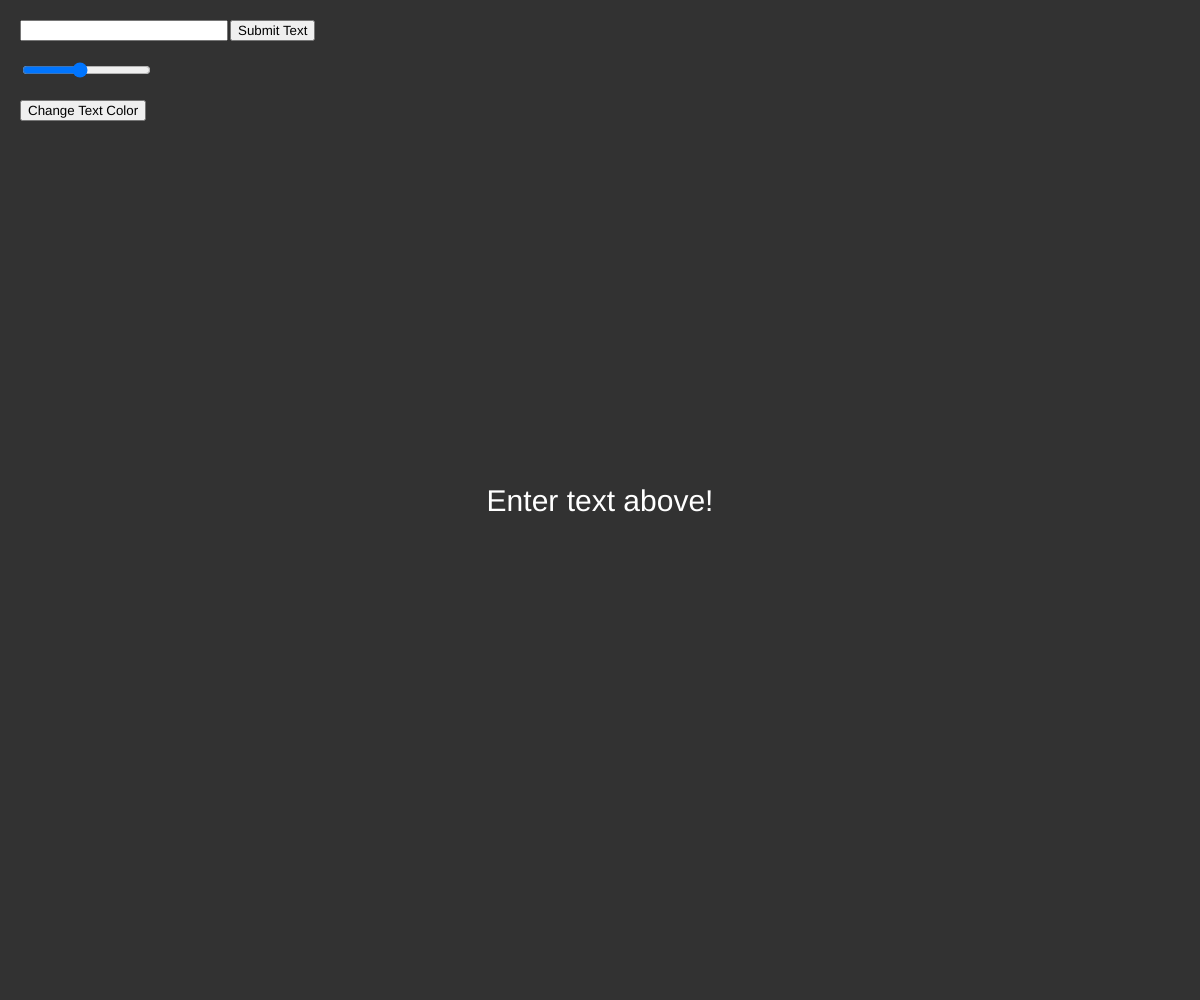
Frame 1 (no input)
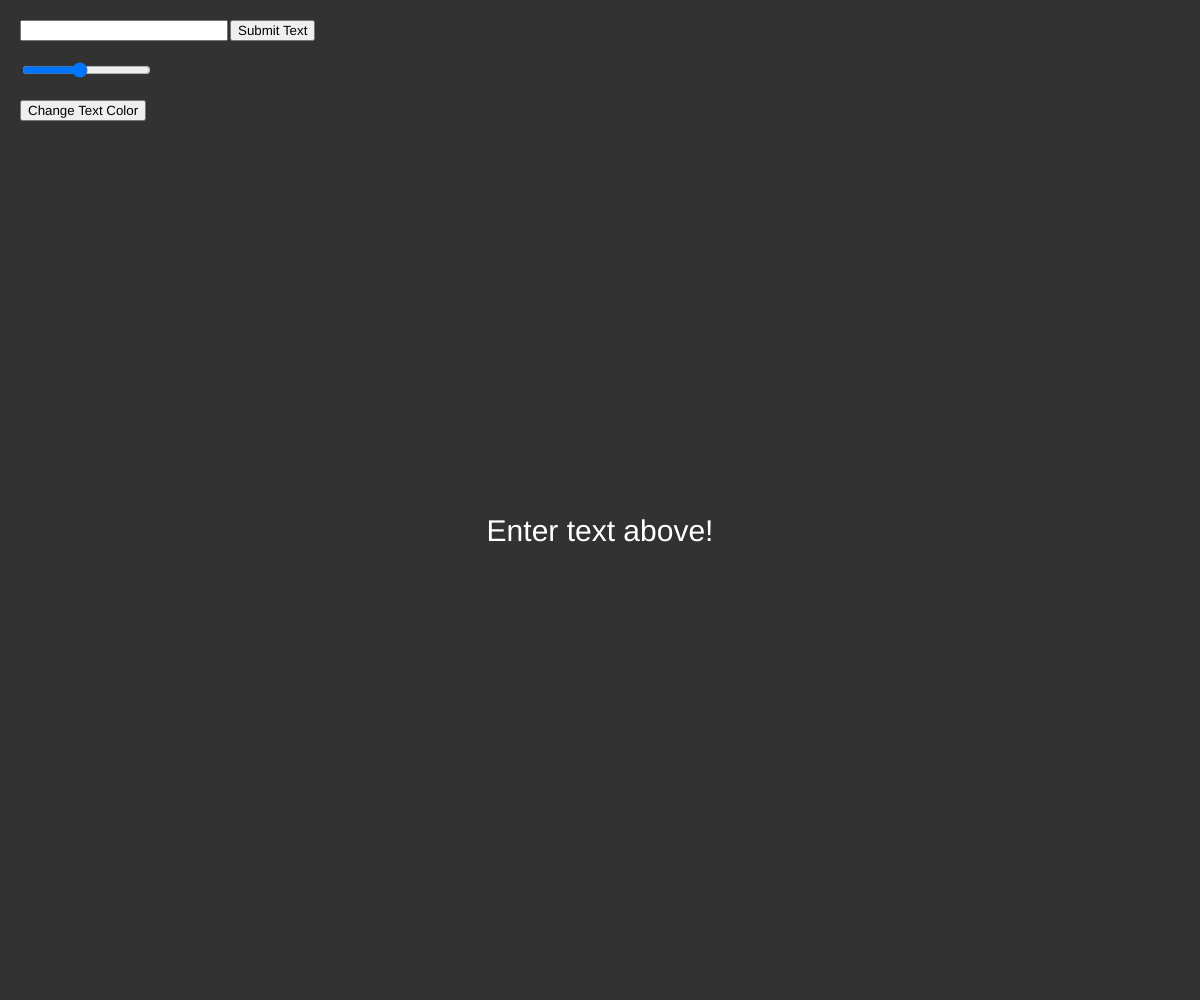
Frame 60 (no input)
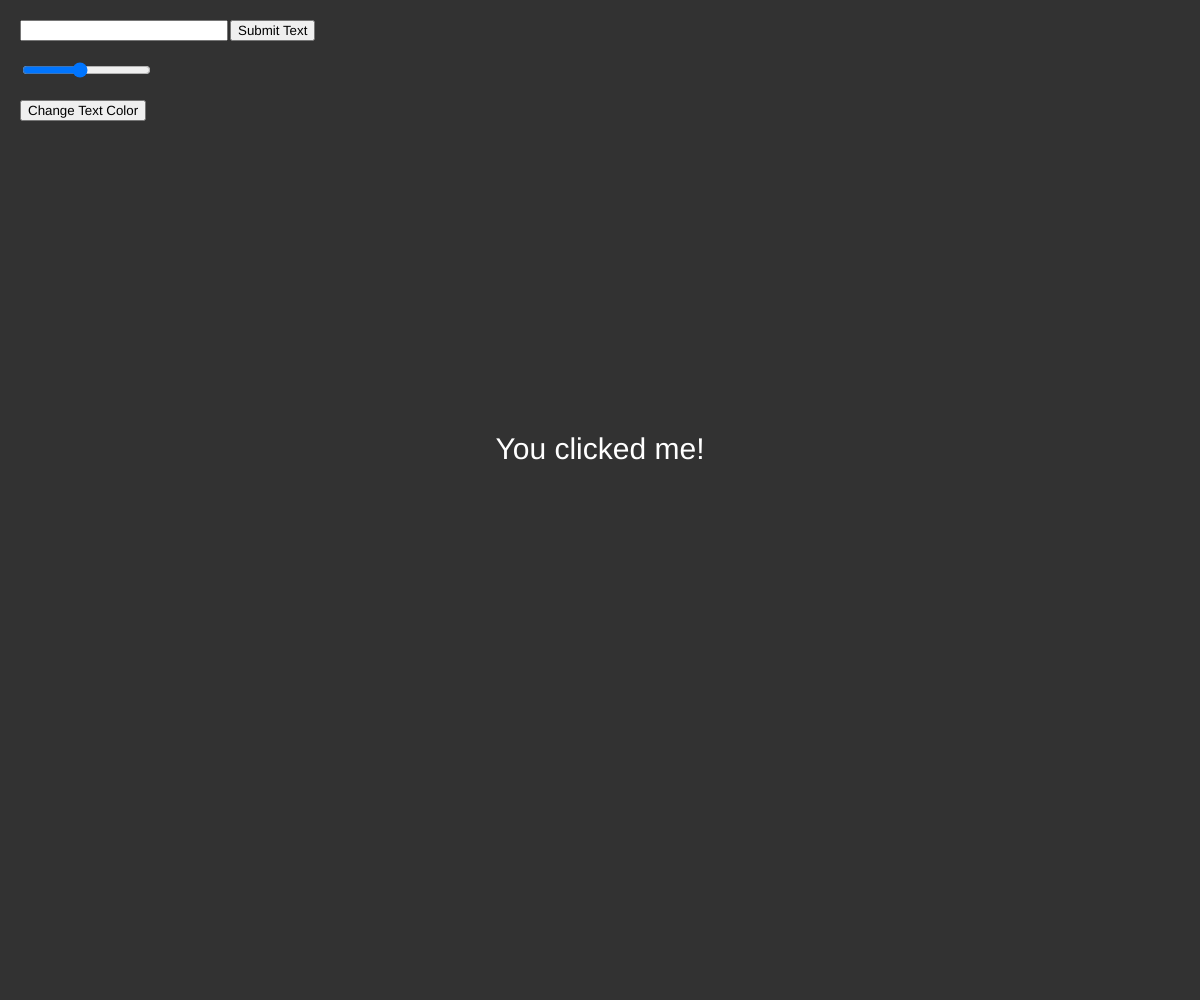
Frame 120 (the mouse pressed at the canvas centre since frame 60)

The p5.js sketch that drew these frames (run headless with seeded random() and noise() and a simulated clock; from frame 60 on, the mouse is pressed at the canvas centre):

// p5.js sketch
// ── sketch.js
let inputBox, submitButton, textOutput, slider, btn;
let animationSpeed = 1;
let textColor;

function setup() {
    createCanvas(windowWidth, windowHeight);
    textAlign(CENTER, CENTER);
    textSize(30);

    // Create input field
    inputBox = createInput();
    inputBox.position(20, 20);
    inputBox.size(200);
    
    // Create submit button
    submitButton = createButton('Submit Text');
    submitButton.position(230, 20);
    submitButton.mousePressed(updateText);

    // Create slider for animation speed
    slider = createSlider(1, 10, 5);
    slider.position(20, 60);
    
    // Create button to change text color
    btn = createButton("Change Text Color");
    btn.position(20, 100);
    btn.mousePressed(changeColor);

    textOutput = "Enter text above!";
    textColor = color(255);
}

function draw() {
    background(50);
    fill(textColor);
    
    // Animate text movement
    let yPos = height / 2 + sin(frameCount * 0.05 * animationSpeed) * 50;
    text(textOutput, width / 2, yPos);

    // Update animation speed
    animationSpeed = slider.value();
}

// Function to update the displayed text
function updateText() {
    textOutput = inputBox.value();
}

// Function to change text color randomly
function changeColor() {
    textColor = color(random(255), random(255), random(255));
}

// Global callback function for interactivity
function mousePressed() {
    if (dist(mouseX, mouseY, width / 2, height / 2) < 100) {
        textOutput = "You clicked me!";
    }
}

function windowResized() {
    resizeCanvas(windowWidth, windowHeight);
}
// ── style.css
body {
    padding: 0;
    margin: 0;
    font-family: Arial, sans-serif;
    text-align: center;
}

.classy {
    background-color: blueviolet;
    color: white;
    padding: 10px;
    margin-top: 10px;
    display: inline-block;
}
